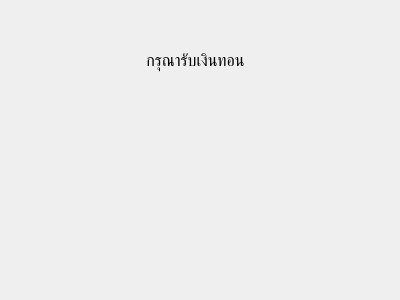
<?xml version="1.0" encoding="UTF-8"?>
<ui version="4.0">
 <class>Dialog_PopupReciveCoin</class>
 <widget class="QDialog" name="Dialog_PopupReciveCoin">
  <property name="geometry">
   <rect>
    <x>0</x>
    <y>0</y>
    <width>400</width>
    <height>300</height>
   </rect>
  </property>
  <property name="minimumSize">
   <size>
    <width>400</width>
    <height>300</height>
   </size>
  </property>
  <property name="maximumSize">
   <size>
    <width>400</width>
    <height>300</height>
   </size>
  </property>
  <property name="windowTitle">
   <string>Coin - Food Vending Machine</string>
  </property>
  <property name="windowIcon">
   <iconset resource="../image/icon/icon.qrc">
    <normaloff>:/icon/vending-machine.png</normaloff>:/icon/vending-machine.png</iconset>
  </property>
  <widget class="QLabel" name="label_3">
   <property name="geometry">
    <rect>
     <x>10</x>
     <y>20</y>
     <width>371</width>
     <height>81</height>
    </rect>
   </property>
   <property name="font">
    <font>
     <pointsize>12</pointsize>
    </font>
   </property>
   <property name="text">
    <string>กรุณารับเงินทอน</string>
   </property>
   <property name="alignment">
    <set>Qt::AlignCenter</set>
   </property>
  </widget>
 </widget>
 <resources>
  <include location="../image/icon/icon.qrc"/>
 </resources>
 <connections/>
</ui>
